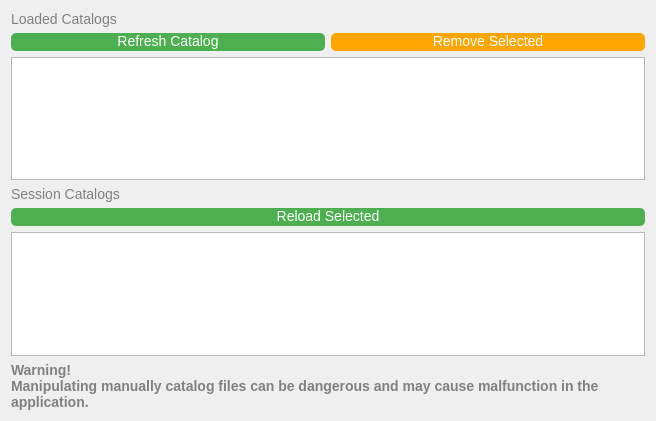
<?xml version="1.0" encoding="UTF-8"?>
<ui version="4.0">
 <class>catalogWidget</class>
 <widget class="QWidget" name="catalogWidget">
  <property name="geometry">
   <rect>
    <x>0</x>
    <y>0</y>
    <width>656</width>
    <height>421</height>
   </rect>
  </property>
  <property name="windowTitle">
   <string>Basic Scene</string>
  </property>
  <property name="styleSheet">
   <string notr="true">QPushButton {
    background-color: #4CAF50;
    color:white;
    font-size:14px;
    border:none;
    border-radius:5px;
    padding-right: 5px;
    padding-left: 5px;
    padding-bottom: 2px;
}

QPushButton:hover {
    background-color: #45a049;
}

QPushButton:pressed {
    background-color: #367c39;
}

QLabel {
    font-size: 14px;
    color: gray;
}</string>
  </property>
  <layout class="QVBoxLayout" name="verticalLayout">
   <item>
    <widget class="QLabel" name="label_2">
     <property name="text">
      <string>Loaded Catalogs</string>
     </property>
    </widget>
   </item>
   <item>
    <layout class="QHBoxLayout" name="horizontalLayout_4">
     <item>
      <widget class="QPushButton" name="refreshButton">
       <property name="text">
        <string>Refresh Catalog</string>
       </property>
      </widget>
     </item>
     <item>
      <widget class="QPushButton" name="removeButton">
       <property name="styleSheet">
        <string notr="true">QPushButton {
	background-color: orange;
}</string>
       </property>
       <property name="text">
        <string>Remove Selected</string>
       </property>
      </widget>
     </item>
    </layout>
   </item>
   <item>
    <widget class="QListWidget" name="current_catalogs"/>
   </item>
   <item>
    <widget class="QLabel" name="label">
     <property name="text">
      <string>Session Catalogs</string>
     </property>
    </widget>
   </item>
   <item>
    <layout class="QHBoxLayout" name="horizontalLayout_3">
     <item>
      <widget class="QPushButton" name="reloadButton">
       <property name="text">
        <string>Reload Selected</string>
       </property>
      </widget>
     </item>
    </layout>
   </item>
   <item>
    <widget class="QListWidget" name="session_catalogs"/>
   </item>
   <item>
    <widget class="QLabel" name="label_3">
     <property name="font">
      <font>
       <pointsize>-1</pointsize>
       <bold>true</bold>
      </font>
     </property>
     <property name="text">
      <string>Warning!
Manipulating manually catalog files can be dangerous and may cause malfunction in the application.</string>
     </property>
     <property name="wordWrap">
      <bool>true</bool>
     </property>
    </widget>
   </item>
  </layout>
 </widget>
 <resources/>
 <connections/>
</ui>
